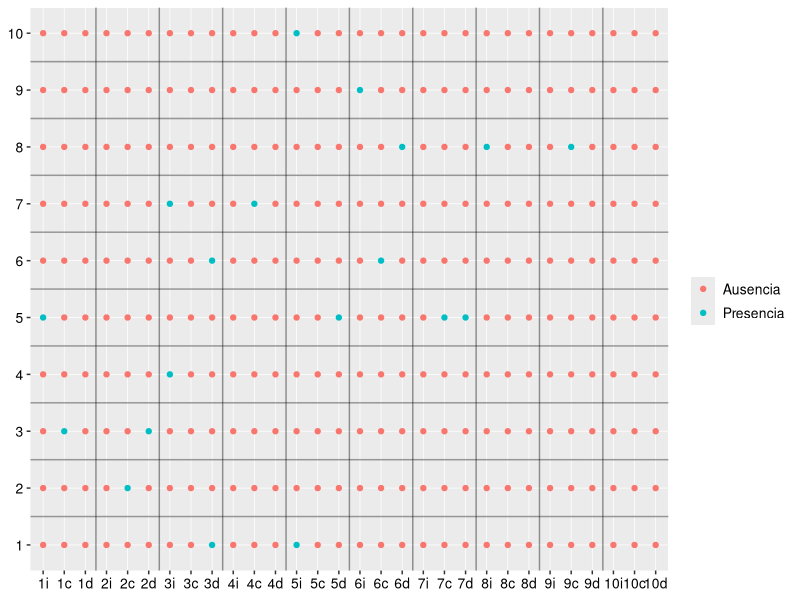
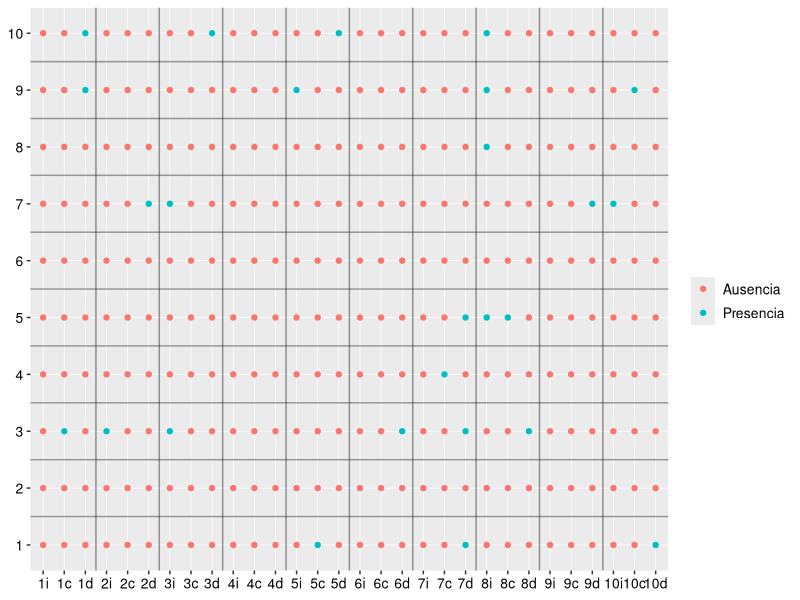
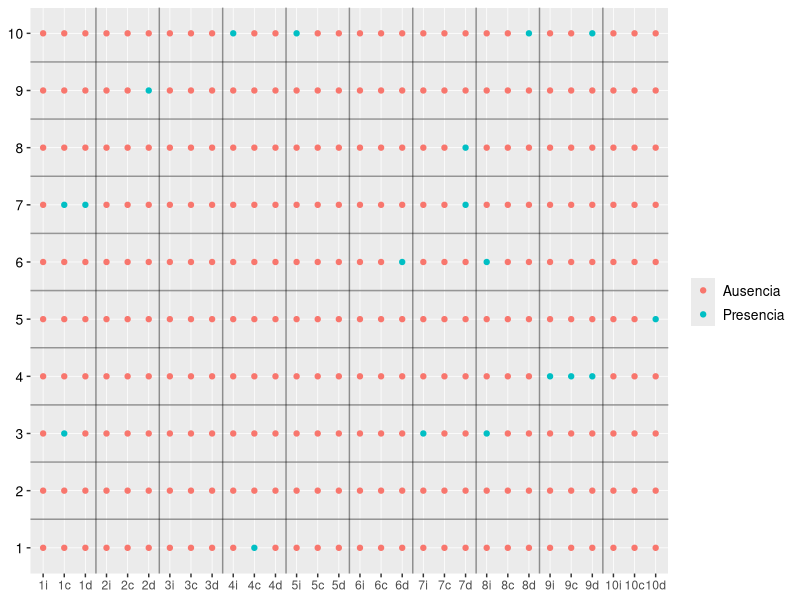
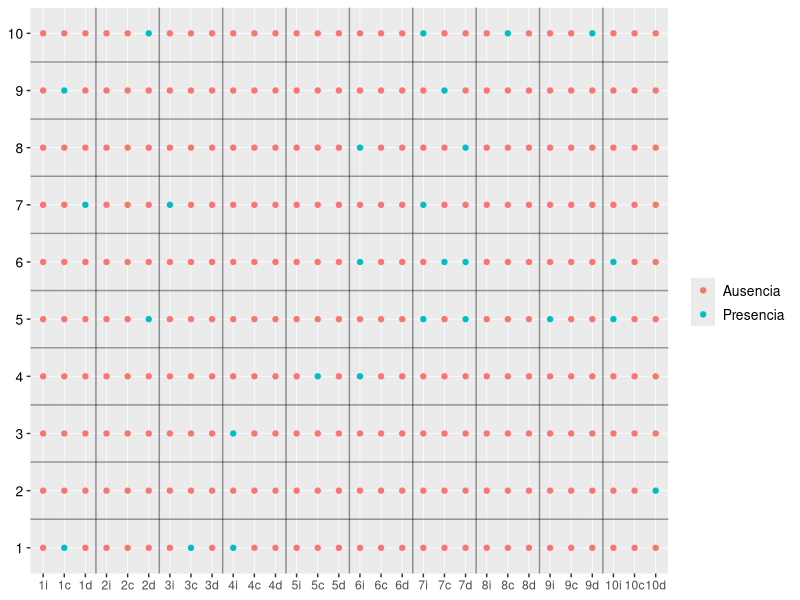

Write the R code that produced these figures, in order.
## ---- chunk 1
library(ggplot2)
library(reshape2)
library(tidyverse)
library(stringr)
library(patchwork)

##NO CUT (no siega)####
# This function tells us whether an individual exists or does not exist in a list of 10 data frames each of 30x10 (right-center-left x 10). In this case, the existence of the species goes from 0 to 14 (that is, each one has a probability of appearing of 1/15) and then I got the greater of 13. I did it this way because if I put only 0 and 1 there were too many presences for the purpose of this work. We get random values every time we run the function


ind_nosiega <- function(x) {
  points_indr <- data.frame(replicate(30, sample(0:14, 10, rep = TRUE)))
  dt_indr <- points_indr
  data_indr <- do.call(cbind, dt_indr)
  indr_melt <- melt(data_indr)
  indr_melt$Var2 <- str_extract(indr_melt$Var2, "\\d+")
  indr_melt <- indr_melt %>%
    rename(y = Var1,
           x = Var2,
           presence = value)
  return(indr_melt)
}

ind_nosiega1 <- ind_nosiega()

lab_y <- rep(1:10)
lab_x <- c("1i", "1c", "1d", "2i", "2c", "2d", "3i", "3c", "3d", "4i", "4c", "4d", "5i", "5c", "5d", "6i", "6c", "6d", "7i", "7c", "7d", "8i", "8c", "8d", "9i", "9c", "9d", "10i", "10c", "10d")

gg_nosiega <- function(dat) {
  ggplot(data = dat, aes(x = x, y = as.numeric(y))) + 
  geom_point(aes(color = presence > 13)) +
  scale_x_discrete(labels = lab_x) +
  scale_y_continuous(labels = lab_y, breaks = lab_y) + 
  scale_color_discrete(name = "", labels = c("Ausencia", "Presencia")) +
  geom_vline(xintercept = c(3.5, 6.5, 9.5, 12.5, 15.5, 18.5, 21.5, 24.5, 27.5),
            color = "black", alpha = 0.4, linetype = "solid", size = 0.5) +
  geom_hline(yintercept = c(1.5, 2.5, 3.5, 4.5, 5.5, 6.5, 7.5, 8.5, 9.5),
            color = "black", alpha = 0.4, linetype = "solid", size = 0.5) +
  theme(
    legend.position = "right",
    legend.text = element_text(size = 10),
    axis.text = element_text(colour = "black", size = 10),
    axis.title = element_blank(),
    panel.grid.major = element_line(size = 0.25, linetype = 'solid',
                                colour = "white")
  )
}

gg_nosiega(dat = ind_nosiega1)

# now I combine the two functions into one and run it as many times as I want
gg_nosiega(dat = ind_nosiega())



# everything could be done at the same time but makes reading tough
#ind_nosiega <- function(x) {
#  points_indr <- data.frame(replicate(30, sample(0:1, 10, rep = TRUE)))
#  points_indr2 <- data.frame(replicate(10, sample(points_indr, rep = FALSE), #simplify = FALSE))
#  dt_indr <- points_indr2
#  data_indr <- do.call(cbind, dt_indr)
#  indr_melt <- melt(data_indr)
#  x <- rep(1:30, each = 10, times = 10) 
#  y <- rep(1:10, each = 1, times = 300) 
#  repli <- rep(1:10, each = 300, times = 1)
#  indr_melt$Var1 <- NULL
#  indr_melt$Var2 <- NULL
#  indr_melt_xy <- cbind(y, x, repli, indr_melt)
#  return(indr_melt_xy)
#}
#
#ind_nosiega1 <- ind_nosiega()
#
#lab_y <- rep(1:10)
#lab_x <- c("1i", "1c", "1d", "2i", "2c", "2d", "3i", "3c", "3d", "4i", "4c", #"4d", "5i", "5c", "5d", "6i", "6c", "6d", "7i", "7c", "7d", "8i", "8c", "8d", #"9i", "9c", "9d", "10i", "10c", "10d")
#
#ggplot(data = ind_nosiega1, aes(x = as.numeric(x), y = as.numeric(y))) + 
#  geom_point(aes(color = value > 0)) +
#  scale_x_continuous(labels = lab_x, breaks = 1:30) +
#  scale_y_continuous(labels = lab_y, breaks = lab_y) + 
#  facet_wrap(~ repli) +
#  scale_color_discrete(name = "", labels = c("Ausencia", "Presencia")) +
#  theme(
#    legend.position = "right",
#    legend.text = element_text(size = 10),
#    axis.text = element_text(colour = "black", size = 10),
#    axis.title = element_blank()
#    )


##CUT (siega)####
# In this case the existence of the species goes from 0 to 11 (i.e. each one has a probability of appearing of 1/12) and then I have drawn those greater than 10. You see that here the probability of appearing increases with respect to the no cut. It will be interesting to see what implications this has for spatial clustering

ind_siega <- function(x) {
  points_ind <- data.frame(replicate(30, sample(0:11, 10, rep = TRUE)))
  dt_ind <- points_ind
  data_ind <- do.call(cbind, dt_ind)
  ind_melt <- melt(data_ind)
  ind_melt$Var2 <- str_extract(ind_melt$Var2, "\\d+")
  ind_melt <- ind_melt %>%
    rename(y = Var1,
           x = Var2,
           presence = value)
  return(ind_melt)
}

ind_siega1 <- ind_siega()

gg_siega <- function(dat) {
  ggplot(data = dat, aes(x = x, y = as.numeric(y))) + 
  geom_point(aes(color = presence > 10)) +
  scale_x_discrete(labels = lab_x) +
  scale_y_continuous(labels = lab_y, breaks = lab_y) + 
  scale_color_discrete(name = "", labels = c("Ausencia", "Presencia")) +
  geom_vline(xintercept = c(3.5, 6.5, 9.5, 12.5, 15.5, 18.5, 21.5, 24.5, 27.5),
            color = "black", alpha = 0.4, linetype = "solid", size = 0.5) +
  geom_hline(yintercept = c(1.5, 2.5, 3.5, 4.5, 5.5, 6.5, 7.5, 8.5, 9.5),
            color = "black", alpha = 0.4, linetype = "solid", size = 0.5) +
  theme(
    legend.position = "right",
    legend.text = element_text(size = 10),
    axis.text.y = element_text(colour = "black", size = 10),
    axis.title = element_blank(),
    panel.grid.major = element_line(size = 0.25, linetype = 'solid',
                                colour = "white")
  )
}

gg_siega(ind_siega1)

gg_siega(dat = ind_siega())



# here I modify the legend and combine a couple of maps to get a sample of the results and save them
#gg_nosiega <- 
#  ggplot(data = ind_nosiega1, aes(x = x, y = as.numeric(y))) + 
#  geom_point(aes(color = presence > 5)) +
#  scale_x_discrete(labels = lab_x) +
#  scale_y_continuous(labels = lab_y, breaks = lab_y) + 
#  scale_color_discrete(name = "", labels = c("Ausencia", "Presencia")) +
#  geom_vline(xintercept = c(3.5, 6.5, 9.5, 12.5, 15.5, 18.5, 21.5, 24.5, 27.5),
#            color = "black", alpha = 0.4, linetype = "solid", size = 0.5) +
#  geom_hline(yintercept = c(1.5, 2.5, 3.5, 4.5, 5.5, 6.5, 7.5, 8.5, 9.5),
#            color = "black", alpha = 0.4, linetype = "solid", size = 0.5) +
#  theme(
#    legend.position = "none",
#    axis.text = element_text(colour = "black", size = 10),
#    axis.title = element_blank(),
#    panel.grid.major = element_line(size = 0.25, linetype = 'solid',
#                                colour = "white")) +
#  ggtitle("No siega")
#
#
#gg_siega <- 
#  ggplot(data = ind_siega1, aes(x = x, y = as.numeric(y))) + 
#  geom_point(aes(color = presence > 3)) +
#  scale_x_discrete(labels = lab_x) +
#  scale_y_continuous(labels = lab_y, breaks = lab_y) + 
#  scale_color_discrete(name = "", labels = c("Ausencia", "Presencia")) +
#  geom_vline(xintercept = c(3.5, 6.5, 9.5, 12.5, 15.5, 18.5, 21.5, 24.5, 27.5),
#            color = "black", alpha = 0.4, linetype = "solid", size = 0.5) +
#  geom_hline(yintercept = c(1.5, 2.5, 3.5, 4.5, 5.5, 6.5, 7.5, 8.5, 9.5),
#            color = "black", alpha = 0.4, linetype = "solid", size = 0.5) +
#  theme(
#    legend.position = "right",
#    legend.text = element_text(size = 14),
#    axis.text = element_text(colour = "black", size = 10),
#    axis.title = element_blank(),
#    panel.grid.major = element_line(size = 0.25, linetype = 'solid',
#                                colour = "white")) +
#  ggtitle("Siega")
#
#
#distribucion <- gg_nosiega + gg_siega
#
#ggsave("distribucion.png", distribucion, width = 400, height = 150, 
#       units = "mm", dpi = 300)

